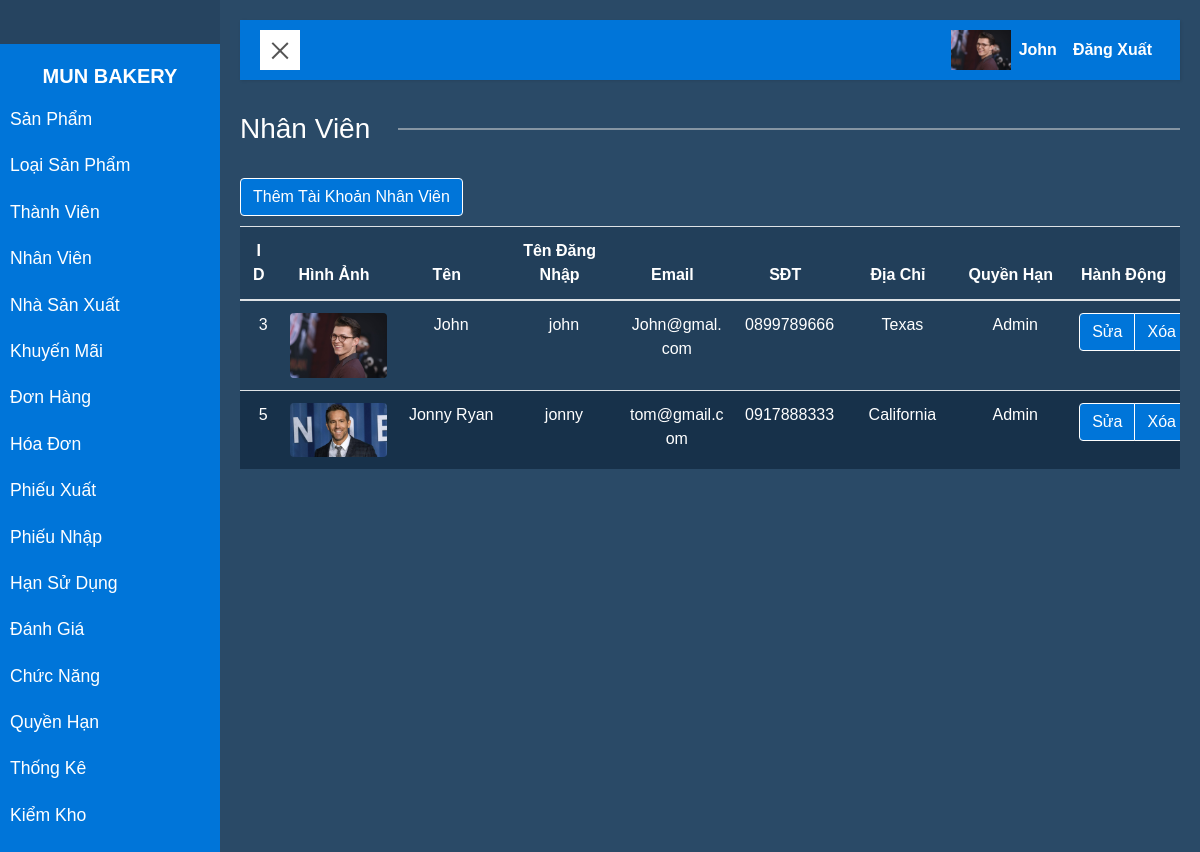
/admin/index.php?action=employee (signed in), run on the app's committed database.
### tables this page shows
CREATE TABLE `priv_cata` (
  `PrivID` int(11) NOT NULL,
  `CataID` int(11) NOT NULL
);

CREATE TABLE `catalogue` (
  `CataID` int(11) NOT NULL,
  `CataName` varchar(50) NOT NULL,
  `FileName` text DEFAULT NULL
);

CREATE TABLE `employee` (
  `EmpID` int(11) NOT NULL,
  `EmpName` varchar(50) NOT NULL,
  `UserName` varchar(50) NOT NULL,
  `Password` varchar(50) NOT NULL,
  `Email` varchar(50) NOT NULL,
  `Phone` varchar(15) NOT NULL,
  `Address` text NOT NULL,
  `Image` text NOT NULL,
  `PrivID` int(11) NOT NULL
);

CREATE TABLE `privilege` (
  `PrivID` int(11) NOT NULL,
  `PrivName` varchar(50) NOT NULL
);

### admin/class/employee.php (called while the page is built, shortened)
<?php
    include_once("connection.php");
    class employee{
        public static function getAll(){
            $sql="SELECT * FROM employee";
            return Select($sql);
        }
        public static function getByID($id){
            $sql="SELECT * FROM employee WHERE empID='$id'" ;
            return Select($sql);
        }
    }
?>

### admin/class/connection.php (called while the page is built, shortened)
<?php
        function connect(){
            $conn=new mysqli("localhost","root","","bakery");
            return $conn;
        }
        function executeStatement($sql){
            $conn=connect();
			$result=$conn->query($sql);
            return $result;
        }
        function Select($sql){
            $result=executeStatement($sql);
            return $result;
        }
?>

### admin/class/privilege.php (called while the page is built, shortened)
<?php
    include_once("connection.php");
    class privilege{
        public static function getPriv_Cata($id){
            $sql="SELECT * FROM priv_cata WHERE PrivID='$id'";
            return Select($sql);
        }
        public static function getNameNew($id){
            $sql="SELECT PrivName FROM privilege WHERE PrivID='$id' ";
            $row=Select($sql)->fetch_array();
            return $row[0];
        }
    }
?>

### admin/class/catalogue.php (called while the page is built, shortened)
<?php
    include_once("connection.php");
    class catalogue{
        public static function getbyID($id){
            $sql="SELECT * FROM catalogue WHERE CataID='$id' ";
            return Select($sql);
        }
    }
?>

### admin/template/emp.php (the view, shortened to what this page needs)
<!DOCTYPE html>
<?php
    include_once("class/employee.php");
    include_once("class/privilege.php");
?>
<div>
    <div class="block-title mb-3"><h3><span>Nhân Viên</span></h3></div>
	<div style="margin-bottom: 10px">
    <button type='button' class='btn button'
                    onclick='location.href="index.php?action=employee&idAct=1"'>Thêm Tài Khoản Nhân Viên</button>
    </div>
	<table class="table" style="text-align: center;">
	<thead>
    <tr>
		<th scope="col" style="width:4%">ID</th>
        <th scope="col">Hình Ảnh</th>
		<th scope="col">Tên</th>
        <th scope="col">Tên Đăng Nhập</th>
		<th scope="col">Email</th>
        <th scope="col">SĐT</th>
        <th scope="col">Địa Chỉ</th>
        <th scope="col">Quyền Hạn</th>
        <th scope="col">Hành Động</th>
    </tr>
	</thead>
	<tbody>
    <?php
        $result=employee::getAll();
        if($result){
        while($row=$result->fetch_array()){
        ?>
            <tr id='<?php echo $row['EmpID'] ?>'>
                <td><?php echo $row['EmpID'] ?></td>
                <td><img src=<?php echo "../images/employee/$row[Image]"?> alt="<?php echo $row['EmpName'] ?>"
                class="img-fluid rounded"></td>
                <td><?php echo $row["EmpName"] ?></td>
                <td><?php echo $row["UserName"] ?></td>
                <td><?php echo $row["Email"] ?></td>
                <td><?php echo $row["Phone"] ?></td>
                <td><?php echo $row["Address"] ?></td>
                <?php
                    if($name=privilege::getNameNew($row['PrivID'])){
                ?>
                <td><?php echo $name ?></td>
                <?php }
                ?>
                <td>
                <div class='btn-group'>
                    <button type='button' class='btn button'
                    onclick='location.href="index.php?action=employee&idAct=2&id=<?php echo $row[0]?>"'>Sửa</button>
                    <button type='button' class='btn button'
                    onclick='location.href="index.php?action=employee&id=<?php echo $row[0]?>"'>Xóa</button>
                </div>
                </td>
            </tr>
    <?php
        }
    ?>
	</tbody>
    </table>
    <?php
        }
    ?>
</div>

### admin/template/sidebar.php (shortened to what this page needs)
<?php
    include_once("class/employee.php");
    include_once("class/privilege.php");
    include_once("class/catalogue.php");
    if($result=employee::getByID($_SESSION['EmpID'])){;
        if($row=$result->fetch_array()){
            $priv=$row['PrivID'];
        }
?>
<nav id="sidebar">
    <div class="sidebar-header">
    </div>
    <ul class="list-unstyled components">
        <h5>MUN BAKERY</h5>
        <?php
            if($rePriv = privilege::getPriv_Cata($priv)){
                while($rowPriv = $rePriv->fetch_array()){
                    $reCata = catalogue::getbyID($rowPriv['CataID']);
                    if($rowCata = $reCata->fetch_array())
        ?>
        <li>
            <a href="index.php?action=<?php echo strtolower($rowCata[2]) ?>"><?php echo $rowCata[1]?></a>
        </li>
        <?php
                }
            }
        ?>
    </ul>
</nav>
<?php
    }
?>

### admin/template/topmenu.php (shortened to what this page needs)
<?php include_once("class/employee.php"); ?>
<nav class="navbar navbar-expand-lg navbar-light">
                <div class="container-fluid">
                    <button type="button" id="sidebarCollapse" class="navbar-btn">
                        <span></span>
                    </button>
                    <?php
                        if(isset($_SESSION['EmpID'])&&$result=employee::getByID($_SESSION['EmpID'])){
                            $row=$result->fetch_array();
                            $img=$row['Image'];
                            $name=$row['EmpName'];
                        }
                    ?>
                    <div class="collapse navbar-collapse" id="navbarSupportedContent">
                        <ul class="nav navbar-nav ml-auto">
                            <li class="nav-item">
                                <img src="<?php if(isset($img)) echo '../images/employee/'.$img?>">
                            </li>
                            <li class="nav-item">
                                <a class="nav-link" href="#"><?php if(isset($name)) echo $name ?></a>
                            </li>
                            <li class="nav-item">
                                <a class="nav-link" href="index.php?action=logout">Đăng Xuất</a>
                            </li>
                        </ul>
                    </div>
                </div>
            </nav>

### admin/index.php (style rules this page uses)
body { font-family: 'Poppins', sans-serif; background: #2a4a67; color: white; }
a, a:hover, a:focus { color: inherit; text-decoration: none; transition: all 0.3s; }
.navbar { padding: 10px 5px; background: #0075d9; border: none; border-radius: 0; margin-bottom: 10px; box-shadow: 1px 1px 3px rgba(0, 0, 0, 0.1); }
#navbarSupportedContent a.nav-link { color: white; font-weight: bold; }
.navbar-btn { box-shadow: none; outline: none !important; border: none; }
#sidebar { min-width: 220px; max-width: 220px; background: #0075d9; color: white; transition: all 0.6s cubic-bezier(0.945, 0.020, 0.270, 0.665); transform-origin: bottom left; }
#sidebar .sidebar-header { padding: 10px; background: #264460; }
#sidebar ul.components { padding: 20px 0; }
#sidebar ul li a { color: white; padding: 10px; font-size: 1.1em; display: block; }
#sidebarCollapse { width: 40px; height: 40px; background: white; cursor: pointer; }
#sidebarCollapse span { width: 80%; height: 2px; margin: 0 auto; display: block; background: #555; transition: all 0.8s cubic-bezier(0.810, -0.330, 0.345, 1.375); transition-delay: 0.2s; }
#sidebarCollapse span:last-of-type { transform: rotate(-45deg) translate(1px, -1px); }
#sidebar ul h5 { text-align: center; font-weight: bold; }

### admin/template/topmenu.php (style rules this page uses)
.nav-item img { height: 40px; width: auto; }

### admin/template/emp.php (style rules this page uses)
.table { color: white; background-color: #223f5a; table-layout:fixed; word-wrap: break-word; }
.table td { overflow: hidden; padding-right: 0.2rem; }
tr:nth-child(even) { background-color: #17314a; }
.button { background-color: #0075d9; color: white; border: 1px solid white; }
.block-title { position: relative; }
.block-title:before { position: absolute; top: 50%; transform: translateY(-50%); width: 100%; border-bottom: #e0e0e0 1px solid; content:""; }
.block-title h3 { position: relative; color: white; margin-top: 2rem; margin-bottom: 2rem; }
.block-title h3 span { background-color: #2a4a67; padding: 0 1em 0 0; }

### data on the page
priv_cata: CataID.CataName "Sản Phẩm"
priv_cata: CataID.CataName "Loại Sản Phẩm"
priv_cata: CataID.CataName "Thành Viên"
priv_cata: CataID.CataName "Nhân Viên"
priv_cata: CataID.CataName "Nhà Sản Xuất"
priv_cata: CataID.CataName "Khuyến Mãi"
priv_cata: CataID.CataName "Đơn Hàng"
priv_cata: CataID.CataName "Hóa Đơn"
priv_cata: CataID.CataName "Phiếu Xuất"
priv_cata: CataID.CataName "Phiếu Nhập"
priv_cata: CataID.CataName "Hạn Sử Dụng"
priv_cata: CataID.CataName "Đánh Giá"
priv_cata: CataID.CataName "Chức Năng"
priv_cata: CataID.CataName "Quyền Hạn"
priv_cata: CataID.CataName "Thống Kê"
priv_cata: CataID.CataName "Kiểm Kho"
employee: Image (picture), EmpName "John", EmpID "3", UserName "john", Email "John@gmal.com", Phone "0899789666", Address "Texas", PrivID.PrivName "Admin"
employee: EmpID "5", Image (picture), EmpName "Jonny Ryan", UserName "jonny", Email "tom@gmail.com", Phone "0917888333", Address "California", PrivID.PrivName "Admin"
